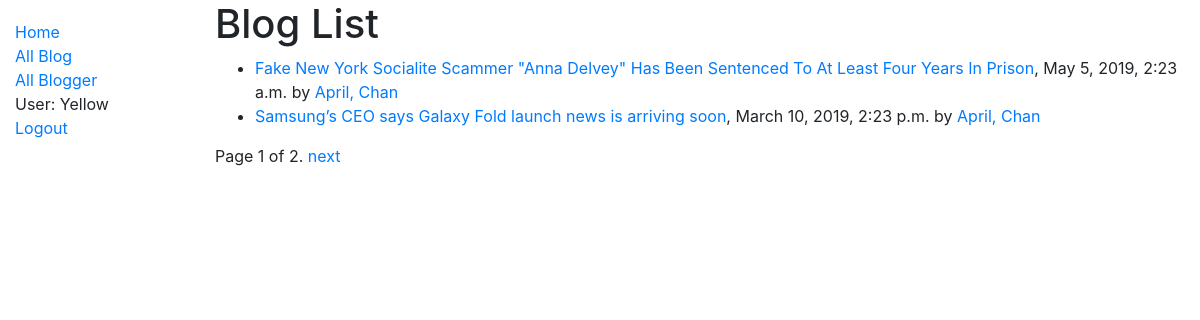
The app's page /blog/blogs/ (signed in) with its own data.
### blog/models.py (models this page shows, shortened)
class Blog(models.Model):
    title = models.CharField(max_length=200)
    blogger = models.ForeignKey('Blogger', on_delete=models.SET_NULL, null=True)
    post = models.TextField(max_length=10000000, help_text='Enter a blog post')
    datetime = models.DateTimeField(null=False)
    class Meta:
        ordering = ['-datetime']
    def display_most_recent_comment(self):
        comment = "No " or Comment.objects.filter(blog=self.id)[0].content
        return comment
    display_most_recent_comment.short_description = 'Most Recent Comment'
    def get_absolute_url(self):
        return reverse('blog-detail', args=[str(self.id)])

class Blogger(models.Model):
    first_name = models.CharField(max_length=100)
    last_name = models.CharField(max_length=100)
    date_of_birth = models.DateField(null=True, blank=True)
    date_of_death = models.DateField('Died', null=True, blank=True)
    class Meta:
        ordering = ['last_name', 'first_name']
    def get_absolute_url(self):
        return reverse('blogger-detail', args=[str(self.id)])
    def __str__(self):
        return f'{self.first_name}, {self.last_name}'

### blog/views.py (the view)
# urls.py: path('blogs/', views.BlogListView.as_view(), name='blogs'),
class BlogListView(generic.ListView):
    model = Blog
    paginate_by = 2

### blog/templates/blog/blog_list.html
{% extends "base_generic.html" %}
{% block content %}
  <h1>Blog List</h1>
  {% if blog_list %}
  <ul>
    {% for blog in blog_list %}
      <li>
        <a href="{{ blog.get_absolute_url }}">{{ blog.title }}</a>, {{blog.datetime}} by <a href="{{ blog.blogger.get_absolute_url }}">{{blog.blogger}}</a>
      </li>
    {% endfor %}
  </ul>
  {% else %}
    <p>There are no blogs in the library.</p>
  {% endif %}
{% endblock %}

### blog/templates/base_generic.html (shortened to what this page needs)
<!DOCTYPE html>
<html lang="en">
<head>
  <link rel="stylesheet" href="https://stackpath.bootstrapcdn.com/bootstrap/4.1.3/css/bootstrap.min.css">
  {% load static %}
  <link rel="stylesheet" href="{% static 'css/styles.css' %}">
</head>
<body>
  <div class="container-fluid">
    <div class="row">
      <div class="col-sm-2">
      {% block sidebar %}
        <ul class="sidebar-nav">
          <li><a href="{% url 'index' %}">Home</a></li>
          <li><a href="{% url 'blogs' %}">All Blog</a></li>
          <li><a href="{% url 'bloggers' %}">All Blogger</a></li>
          {% if user.is_authenticated %}
            <li>User: {{ user.get_username }}</li>
            <li><a href="{% url 'logout'%}?next={{request.path}}">Logout</a></li>
          {% else %}
            <li><a href="{% url 'register'%}?next={{request.path}}">Register</a></li>
            <li><a href="{% url 'login'%}?next={{request.path}}">Login</a></li>
   {% endif %}
        </ul>
     {% endblock %}
      </div>
      <div class="col-sm-10 ">{% block content %}{% endblock %}
        {% block pagination %}
          {% if is_paginated %}
            <div class="pagination">
              <span class="page-links">
                <span class="page-current">
                    Page {{ page_obj.number }} of {{ page_obj.paginator.num_pages }}.
                </span>
                {% if page_obj.has_next %}
                    <a href="{{ request.path }}?page={{ page_obj.next_page_number }}">next</a>
                {% endif %}
                </span>
              </div>
            {% endif %}
          {% endblock %}
      </div>
    </div>
  </div>
</body>
</html>

### blog/static/css/styles.css (style rules this page uses)
.sidebar-nav { margin-top: 20px; padding: 0; list-style: none; }

### records on screen
Blog: title "Fake New York Socialite Scammer \"Anna Delvey\" Has Been Sentenced To At Least Four Years In Prison", datetime "May 5, 2019, 2:23 a.m.", blogger "April, Chan"
Blog: title "Samsung’s CEO says Galaxy Fold launch news is arriving soon", datetime "March 10, 2019, 2:23 p.m.", blogger "April, Chan"

### other values on screen
{{ user.get_username }} "Yellow"
{{ page_obj.number }} "1"
{{ page_obj.paginator.num_pages }} "2"
